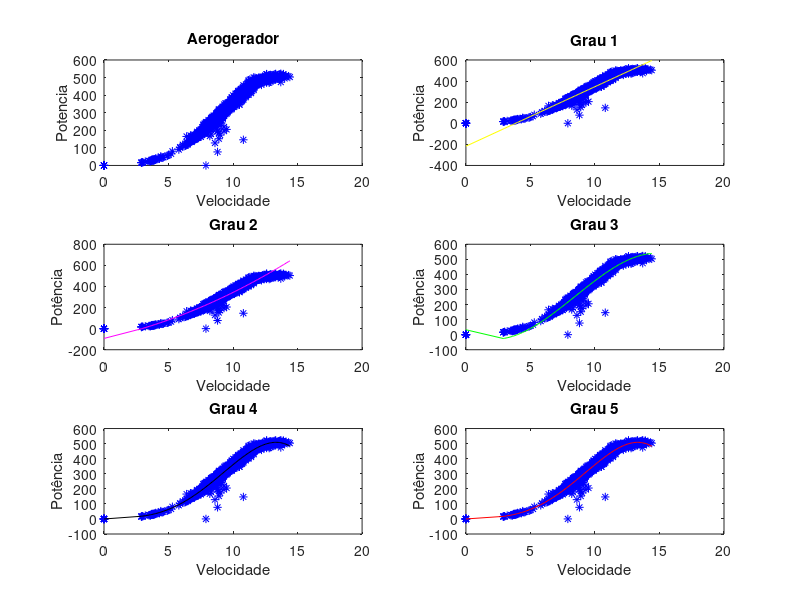

MATLAB code for this plot:
% autores: 
%         José Carlos Silva Gadelha -> matrícula: 389110
%         André Luís Marques Rodrigues -> matrícula: 374866


aerogerador = importdata('aerogerador.dat');

x = aerogerador(:,1);
y = aerogerador(:,2);

tamanho_x = length(x); %quantidade de dados
tamanho_y = length(y); % quantidade de dados

lambda= 0.01; % valor fornecido na questão

% plotando os dados
subplot(3,2,1);
plot(x,y,'b*'); 
title("Aerogerador");
xlabel("Velocidade");
ylabel("Potencia");


for controlador = 1:5
  switch controlador
    case 1     %Calculando para Grau 1
        
        grau = controlador;
        I=eye(grau + 1);%matriz identidade
        X=[ones(tamanho_x,1),x ];
        Beta=((X'*X+lambda*I)^(-1)*X'*y); %Regularização de Tikhov
        
        y_aprox=(X*Beta);
        subplot(3,2,2);
        plot(x,y,'b*',x,y_aprox,'y-');
        title('Grau 1')
        xlabel('Velocidade')
        ylabel('Potência')
        
        
        e=y-y_aprox;      %calculo do erro
        SQe=sum((e).^2);
        S=sum((y-mean(y)).^2);
        R2_aj = 1-((SQe/(tamanho_x-grau))/(S/(tamanho_x-1)));
        fprintf("R2_aj ajustado para o polinomio de grau 1: %f \n", R2_aj);
        
     case 2     %Calculando para Grau 2
        
        grau = controlador;
        I=eye(grau + 1);%matriz identidade
        X=[ones(tamanho_x,1),x,(x.^2)];
        Beta=((X'*X+lambda*I)^(-1)*X'*y); %Regularização de Tikhov
        
        y_aprox=(X*Beta);
        subplot(3,2,3);
        plot(x,y,'b*',x,y_aprox,'m-');
        title('Grau 2')
        xlabel('Velocidade')
        ylabel('Potência')
        
       
        e=y-y_aprox;      %calculo do erro
        SQe=sum((e).^2);
        S=sum((y-mean(y)).^2);
        R2_aj = 1-((SQe/(tamanho_x-grau))/(S/(tamanho_x-1)));
        fprintf("R2_aj ajustado para o polinomio de grau 2: %f \n", R2_aj);
        
     case 3     %Calculando para Grau 2
        
        grau = controlador;
        I=eye(grau + 1);%matriz identidade
        X=[ones(tamanho_x,1),x,(x.^2),(x.^3)];
        Beta=((X'*X+lambda*I)^(-1)*X'*y); %Regularização de Tikhov
        
        y_aprox=(X*Beta);
        subplot(3,2,4);
        plot(x,y,'b*',x,y_aprox,'g-');
        title('Grau 3')
        xlabel('Velocidade')
        ylabel('Potência')
        
        
        e=y-y_aprox;      %calculo do erro
        SQe=sum((e).^2);
        S=sum((y-mean(y)).^2);
        R2_aj = 1-((SQe/(tamanho_x-grau))/(S/(tamanho_x-1)));
        fprintf("R2_aj ajustado para o polinomio de grau 3: %f \n", R2_aj);
      
     case 4     %Calculando para Grau 2
        
        grau = controlador;
        I=eye(grau + 1);%matriz identidade
        X=[ones(tamanho_x,1),x,(x.^2),(x.^3),(x.^4)];
        Beta=((X'*X+lambda*I)^(-1)*X'*y); %Regularização de Tikhov
        
        y_aprox=(X*Beta);
        subplot(3,2,5);
        plot(x,y,'b*',x,y_aprox,'k-');
        title('Grau 4')
        xlabel('Velocidade')
        ylabel('Potência')
        
        
        e=y-y_aprox;      %calculo do erro
        SQe=sum((e).^2);
        S=sum((y-mean(y)).^2);
        R2_aj = 1-((SQe/(tamanho_x-grau))/(S/(tamanho_x-1)));
        fprintf("R2_aj ajustado para o polinomio de grau 4: %f \n", R2_aj);
        
        
      case 5     %Calculando para Grau 2
        
        grau = controlador;
        I=eye(grau + 1);%matriz identidade
        X=[ones(tamanho_x,1),x,(x.^2),(x.^3),(x.^4),(x.^5)];
        Beta=((X'*X+lambda*I)^(-1)*X'*y); %Regularização de Tikhov
        
        y_aprox=(X*Beta);
        subplot(3,2,6);
        plot(x,y,'b*',x,y_aprox,'r-');
        title('Grau 5')
        xlabel('Velocidade')
        ylabel('Potência')
        
        
        e= y-y_aprox;  %erro
        SQe=sum((e).^2);
        S=sum((y-mean(y)).^2);
        R2_aj = 1-((SQe/(tamanho_x-grau))/(S/(tamanho_x-1)));
        fprintf("R2_aj ajustado para o polinomio de grau 5: %f \n", R2_aj);
      
  end
end

fprintf(" Ao analisar os valores de R2_aj notamos que um polinomio de grau 4 ja consegue representa bem os dados, \n pois um de grau 5 obteve o mesmo valor, ou seja omelhr valor de k seria 4 ");



























